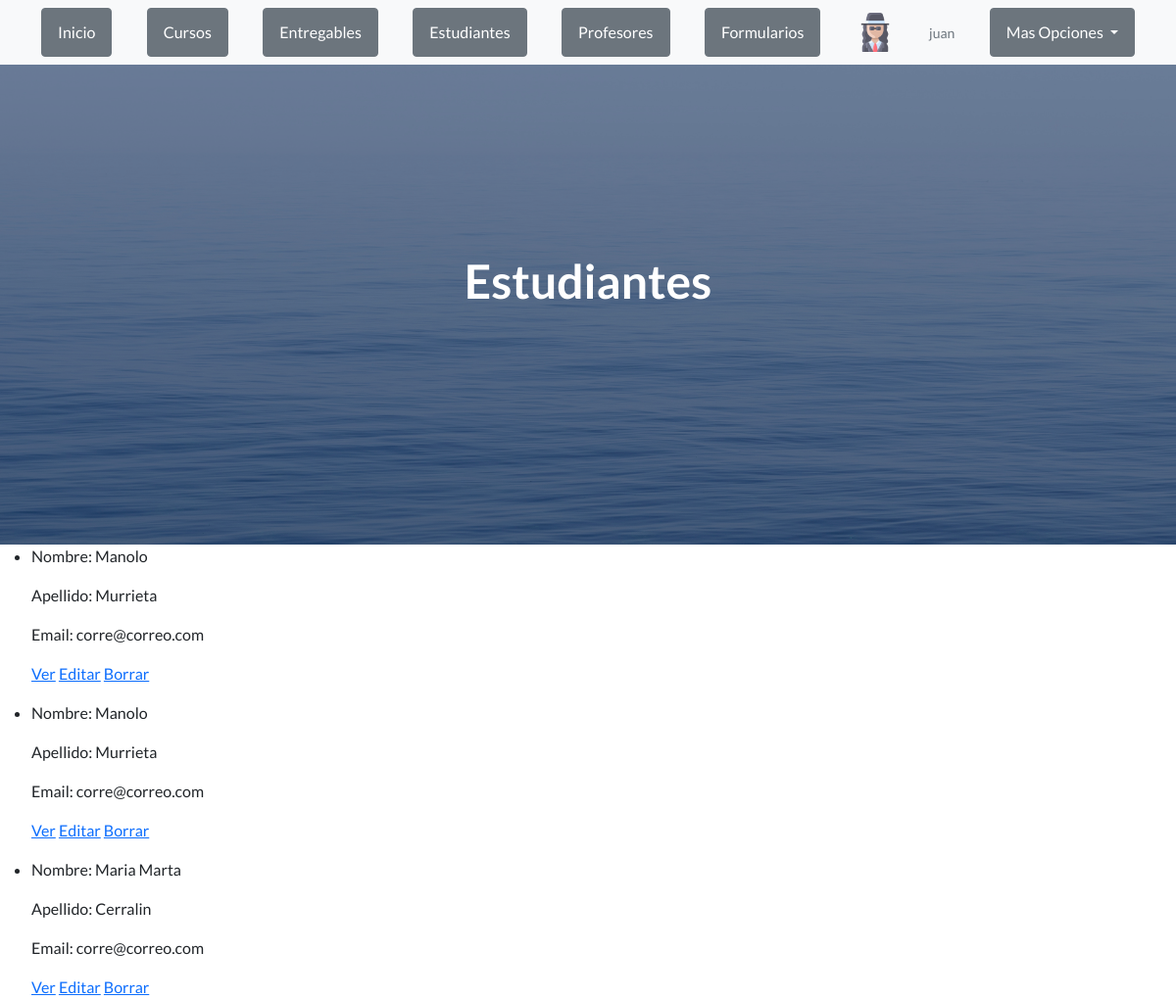
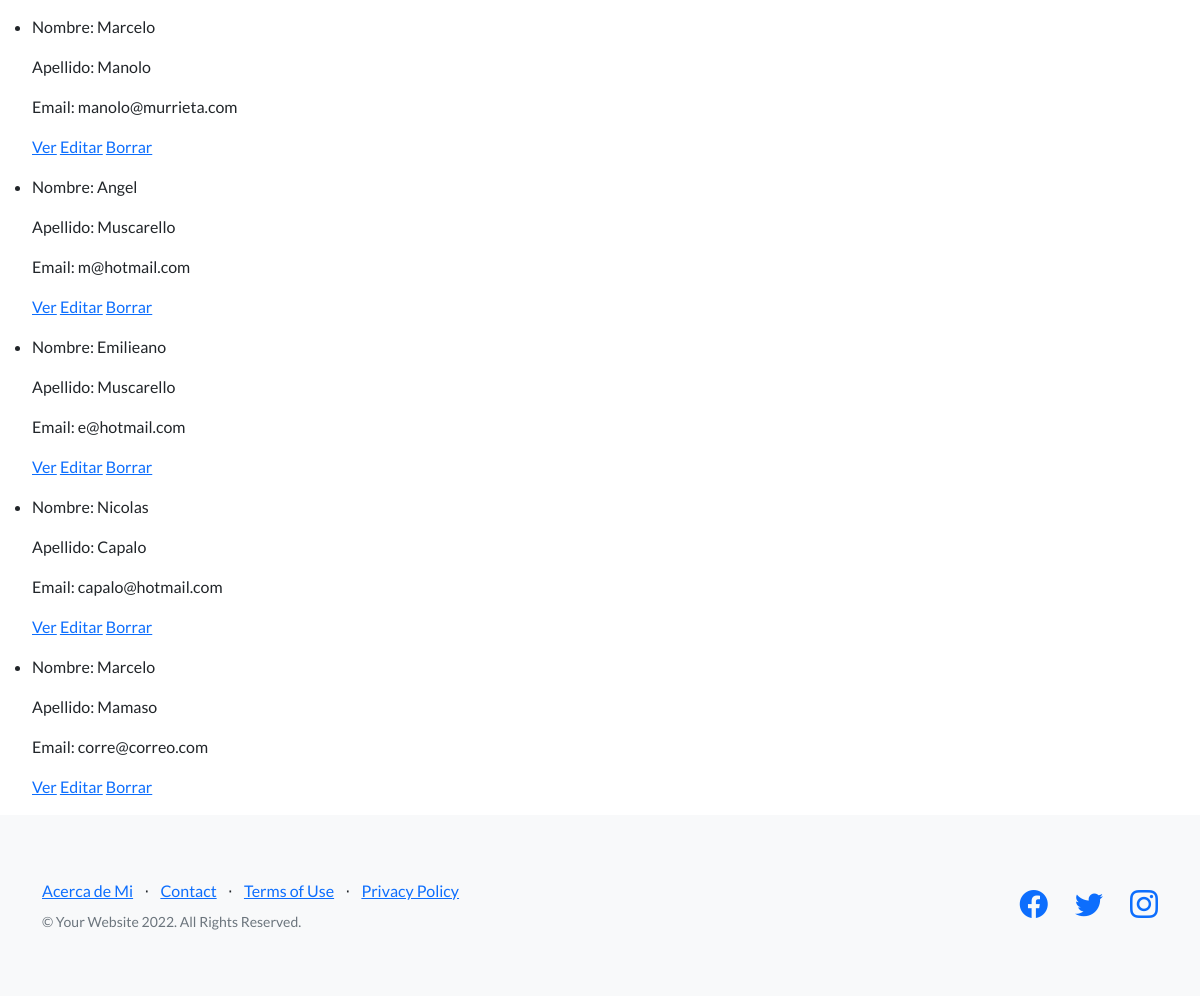
/AppWeb/listEstudiante (signed in), run on the app's committed database (2 pictures, top to bottom).
### AppWeb/models.py (models this page shows, shortened)
class Estudiante(models.Model):
    nombre = models.CharField(max_length=30)
    apellido = models.CharField(max_length=30)
    email = models.EmailField(max_length = 30, default="corre@correo.com")

### AppWeb/views.py (the view)
# urls.py: path("listEstudiante", ListEstudiante.as_view(), name="listEstudiante"),
class ListEstudiante(LoginRequiredMixin, ListView):
    model = Estudiante
    template_name = "AppWeb/listEstudiantes.html"
    def get_context_data(self):
        avatar = Avatar.objects.filter(user=self.request.user).first()
        if avatar is not None:
            contexto = {
                "avatar": avatar.imagen.url,
                "estudiantes": Estudiante.objects.all()
                }
        else:
            contexto = {}
        return contexto

### AppWeb/templates/AppWeb/listEstudiantes.html (shortened to what this page needs)
{% extends "AppWeb/padre.html" %}
{% load static %}
{% block contenidoQueCambia %}
<header class="masthead">
    <div class="container position-relative">
        <div class="row justify-content-center">
            <div class="col-xl-6">
                <div class="text-center text-white">
                    <h1 class="mb-5">Estudiantes</h1>
                </div>
            </div>
        </div>
    </div>
</header>
<ul>
    {% for estudiante in estudiantes %}
    <li>
        <p>Nombre: {{estudiante.nombre}}</p>
        <p>Apellido: {{estudiante.apellido}}</p>
        <p>Email: {{estudiante.email}}</p>
        <p>
            <a href="{% url 'detailEstudiante' estudiante.id %}">Ver</a>
            <a href="{% url 'estudianteEditar' estudiante.id %}">Editar</a>
            <a href="{% url 'estudianteDelete' estudiante.id %}">Borrar</a>
        </p>
    </li>
    {% endfor %}
</ul>
{% endblock %}

### AppWeb/templates/AppWeb/padre.html (shortened to what this page needs)
<html lang="en">
    <head>
        {% load static %}
        <link href="https://cdn.jsdelivr.net/npm/bootstrap-icons@1.5.0/font/bootstrap-icons.css" rel="stylesheet" type="text/css" />
        <link href="{% static 'AppWeb/css/styles.css' %}" rel="stylesheet" />
    </head>
    <body>
        <nav class="navbar navbar-light bg-light static-top">
            <div class="container">
                {% if request.user.is_authenticated %}
                    <a class="btn btn-secondary" href="{% url 'Padre' %}">Inicio</a>
                    <a class="btn btn-secondary" href="{% url 'listCurso' %}">Cursos</a>
                    <a class="btn btn-secondary" href="{% url 'listEntregable' %}">Entregables</a>
                    <a class="btn btn-secondary" href="{% url 'listEstudiante' %}">Estudiantes</a>
                    <a class="btn btn-secondary" href="{% url 'listProfesor' %}">Profesores</a>
                    <a class="btn btn-secondary" href="{% url 'Formulario' %}">Formularios</a>
                    <div class="logo Ib7Efc">
                        <a href="{% url 'Padre' %}" data-hveid="9"><img src="{{ avatar }}" height="40" ></a>
                    </div>
                    <p class="text-muted small mb-4 mb-lg-0">{{user}}</p>
                    <div class="dropdown">
                        <button class="btn btn-secondary dropdown-toggle" type="button" id="dropdownmenu" data-bs-toggle="dropdown" aria-expanded="false">
                        Mas Opciones
                        </button>
                    {% endif%}
            </div>
        </nav>
        {% block contenidoQueCambia %}{% endblock %}
        <footer class="footer bg-light">
            <div class="container">
                <div class="row">
                    <div class="col-lg-6 h-100 text-center text-lg-start my-auto">
                        <ul class="list-inline mb-2">
                            <li class="list-inline-item"><a href="{% url 'acercaDeMi' %}">Acerca de Mi</a></li>
                            <li class="list-inline-item">⋅</li>
                            <li class="list-inline-item"><a href="#!">Contact</a></li>
                            <li class="list-inline-item">⋅</li>
                            <li class="list-inline-item"><a href="#!">Terms of Use</a></li>
                            <li class="list-inline-item">⋅</li>
                            <li class="list-inline-item"><a href="#!">Privacy Policy</a></li>
                        </ul>
                        <p class="text-muted small mb-4 mb-lg-0">&copy; Your Website 2022. All Rights Reserved.</p>
                    </div>
                    <div class="col-lg-6 h-100 text-center text-lg-end my-auto">
                        <ul class="list-inline mb-0">
                            <li class="list-inline-item me-4">
                                <a href="#!"><i class="bi-facebook fs-3"></i></a>
                            </li>
                            <li class="list-inline-item me-4">
                                <a href="#!"><i class="bi-twitter fs-3"></i></a>
                            </li>
                            <li class="list-inline-item">
                                <a href="#!"><i class="bi-instagram fs-3"></i></a>
                            </li>
                        </ul>
                    </div>
                </div>
            </div>
        </footer>
    </body>
</html>

### data on the page
Estudiante: nombre "Manolo", apellido "Murrieta", email "corre@correo.com"
Estudiante: nombre "Manolo", apellido "Murrieta", email "corre@correo.com"
Estudiante: nombre "Maria Marta", apellido "Cerralin", email "corre@correo.com"
Estudiante: nombre "Marcelo", apellido "Manolo", email "manolo@murrieta.com"
Estudiante: nombre "Angel", apellido "Muscarello", email "m@hotmail.com"
Estudiante: nombre "Emilieano", apellido "Muscarello", email "e@hotmail.com"
Estudiante: nombre "Nicolas", apellido "Capalo", email "capalo@hotmail.com"
Estudiante: nombre "Marcelo", apellido "Mamaso", email "corre@correo.com"

### other printed values
{{ user }} "juan"
